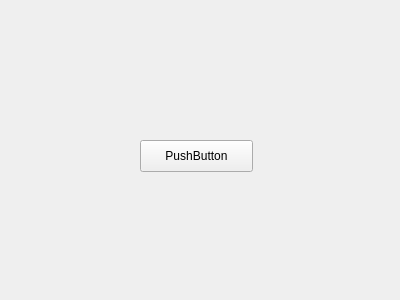
<?xml version="1.0" encoding="UTF-8"?>
<ui version="4.0">
 <class>Form</class>
 <widget class="QWidget" name="Form">
  <property name="geometry">
   <rect>
    <x>0</x>
    <y>0</y>
    <width>400</width>
    <height>300</height>
   </rect>
  </property>
  <property name="windowTitle">
   <string>Form</string>
  </property>
  <widget class="QPushButton" name="pushButton">
   <property name="geometry">
    <rect>
     <x>140</x>
     <y>140</y>
     <width>113</width>
     <height>32</height>
    </rect>
   </property>
   <property name="text">
    <string>PushButton</string>
   </property>
  </widget>
 </widget>
 <resources/>
 <connections/>
</ui>
